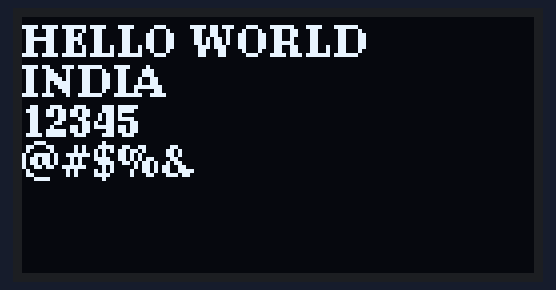
This sketch was run on a simulated Arduino Uno, built with avr-gcc and run on an emulated ATmega328P. On the bench: 128×64 one-colour display.

Above: at 0.2 s.

The sketch:

LCDHelloWorld.ino
```cpp
#include <Arduino.h>
#include <U8g2lib.h>


//#ifdef U8X8_HAVE_HW_SPI
//#include <SPI.h>
//#endif
//#ifdef U8X8_HAVE_HW_I2C
#include <Wire.h>
//#endif

U8G2_SSD1306_128X64_NONAME_F_SW_I2C u8g2(U8G2_R0, /* clock=*/ 15, /* data=*/ 4, /* reset=*/ 16);

void setup(void) {

  u8g2.begin();
}

void loop(void) {

  u8g2.clearBuffer();					// clear the internal memory
  u8g2.setFont(u8g2_font_ncenB08_tr);	// choose a suitable font
  u8g2.drawStr(0,10,"HELLO WORLD");
  u8g2.drawStr(0,20,"INDIA");	// write something to the internal memory
  u8g2.drawStr(0,30,"12345");
  u8g2.drawStr(0,40,"@#$%&");
  u8g2.sendBuffer();					// transfer internal memory to the display
  delay(1000);

}
```
